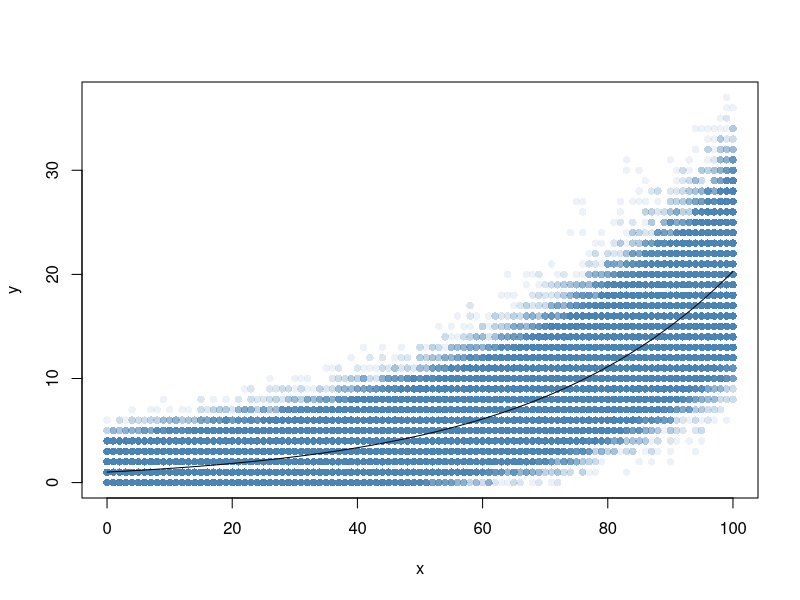

This figure's R source:
## ---- chunk 1
knitr::opts_chunk$set(echo = TRUE)
knitr::opts_chunk$set(warning = FALSE)
knitr::opts_chunk$set(message = FALSE)
## ---- chunk 2
require(here)
require(data.table)
require(DT)

## ---- chunk 3

pois_simulator_1 = function(x0, x1, alpha, beta, n = 1)
{
  x = rep(x0:x1, each = n)
  data.frame(
    x = x,
    y = rpois(length(x), lambda = exp(alpha + beta * x)))
}


plot(y ~ x, pois_simulator_1(0, 100, 0.01, 0.03, 2000), pch = 16, col = adjustcolor("steelblue", 0.1))
curve(exp(0.01+ 0.03*x), add = TRUE)

## ---- chunk 4
dat = pois_simulator_1(0, 200, 0.01, 0.03, 5000)
fit_1 = glm(y ~ x, data = dat, family = poisson)
summary(fit_1)
